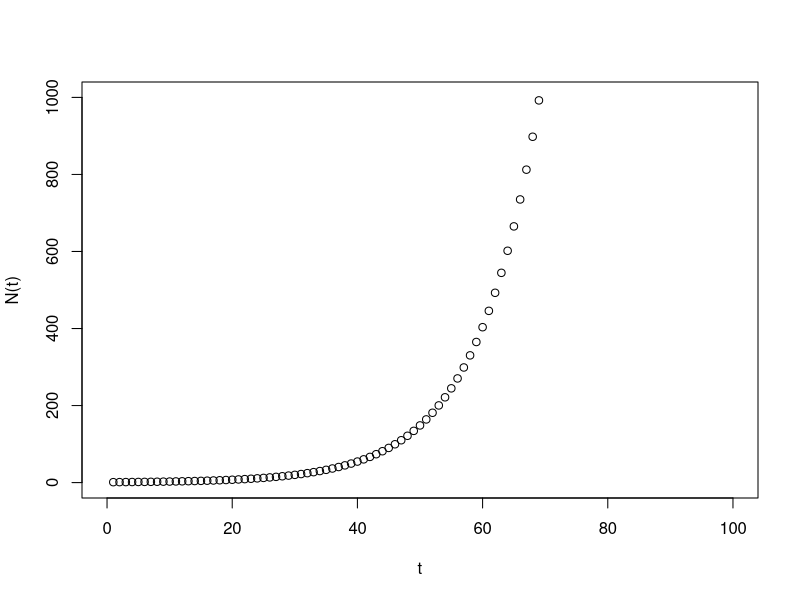
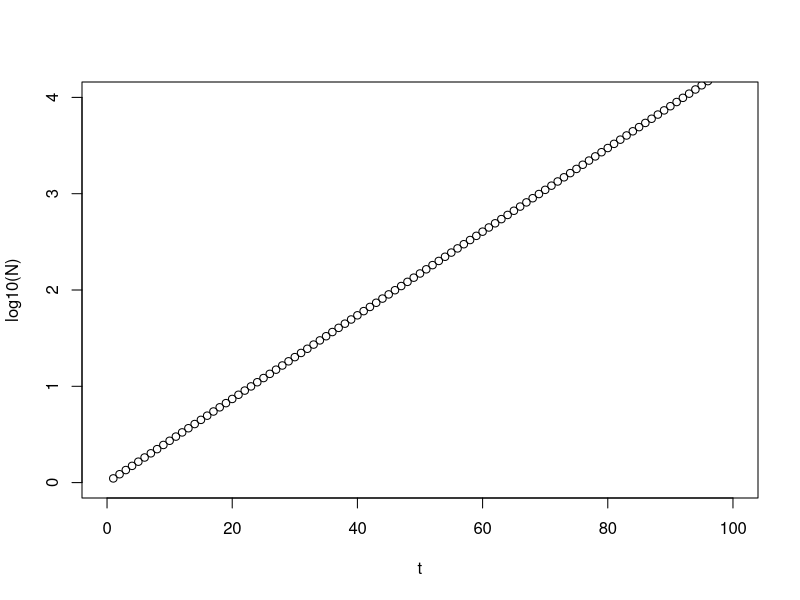
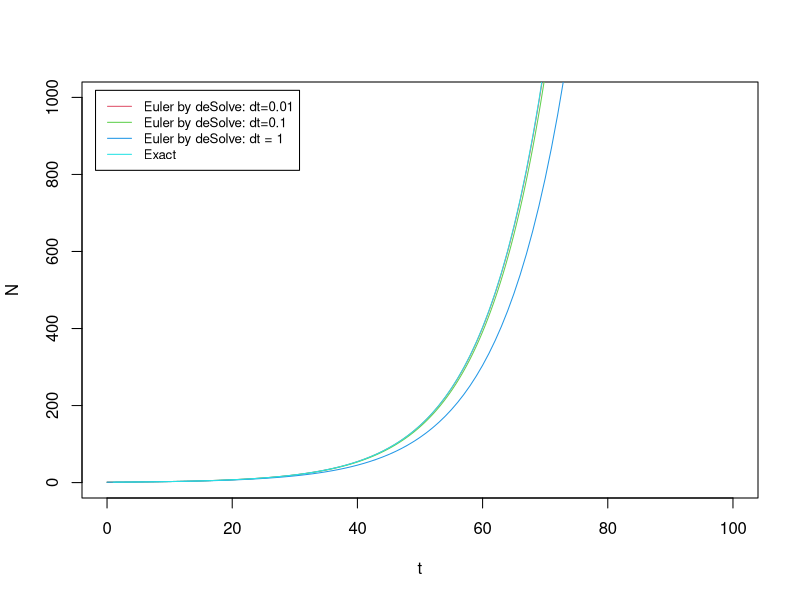
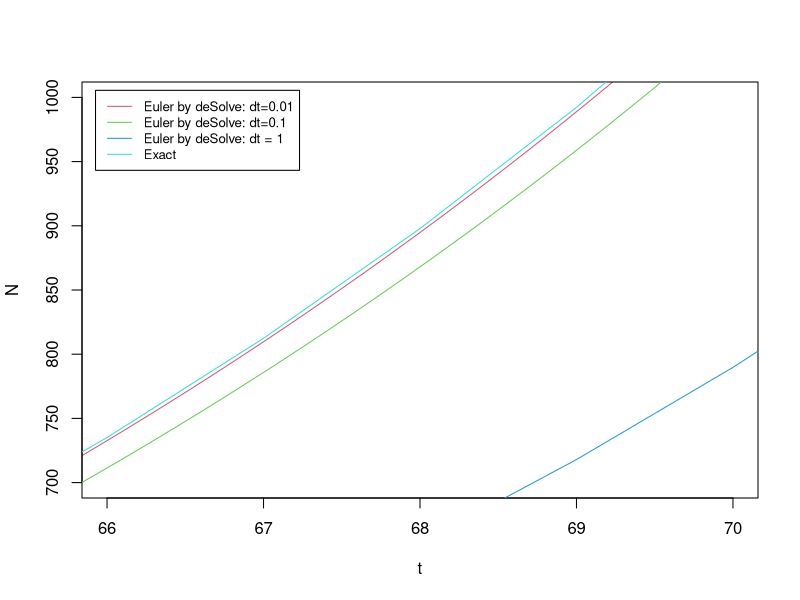
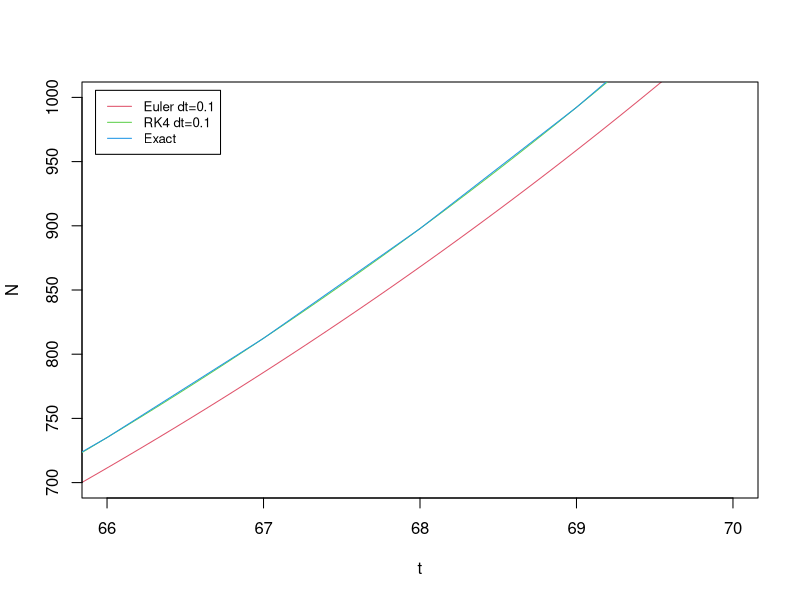
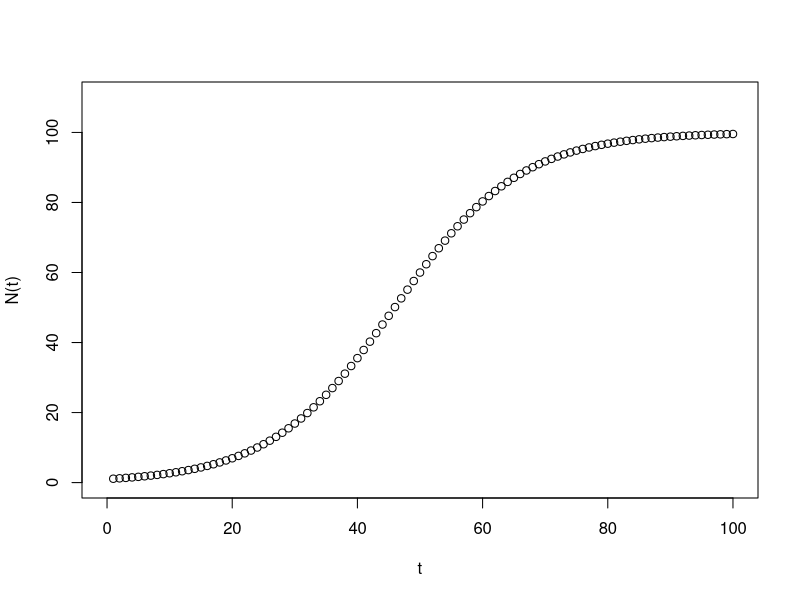

Here is the R script that generated these plots, in order:
## ---- chunk 1
knitr::opts_chunk$set(echo = TRUE)
## ---- chunk 2
N_t_exact <- function(t,r,N0) {   # the function to calculate N(t): exact solution
  return(N0*exp(r*t))
}

r = 0.1; N0 = 1     # specify the parameter r and the initial condition N0

N_t_exact(t=0, r, N0)   # checking: the initial condition
N_t_exact(t=1, r, N0)   # checking:  t = 1
N_t_exact(t=10, r, N0)   # checking:  t = 10
N_t_exact(t=20, r, N0)   # checking:  t = 20
N_t_exact(t=50, r, N0)   # checking:  t = 50
## ---- chunk 3
t = seq(1, 100, 1)   # all time points to be evaluated
nt1 = N_t_exact(t, r, N0)   # all N(t) values

plot(t, nt1, xlab="t", ylab="N(t)", xlim=c(0,100), ylim=c(0,1000))
## ---- chunk 4
plot(t, log10(nt1), xlab="t", ylab="log10(N)", xlim=c(0,100), ylim=c(0,4))
## ---- chunk 5
library(deSolve)  # a general ode solver
?deSolve # check help page if needed
dN_deSolve <- function(t, N, parms) { 
  return(list(r*N))
}
parms = c(r = 0.1)
N0 = 1
t_all_1 = seq(0, 100, 0.01)  # all t steps during the whole simulation, dt = 0.01
results_1 = ode(y = N0, times = t_all_1, func = dN_deSolve, parms = NULL, method = "euler")

t_all_2 = seq(0, 100, 0.1)  # all t steps during the whole simulation, dt = 0.1
results_2 = ode(y = N0, times = t_all_2, func = dN_deSolve, parms = NULL, method = "euler")

t_all_3 = seq(0, 100, 1)  # all t steps during the whole simulation, dt = 1
results_3 = ode(y = N0, times = t_all_3, func = dN_deSolve, parms = NULL, method = "euler")

plot(results_1[,1], results_1[,2], type = "l", col=2,
    xlab="t", ylab="N", xlim=c(0,100), ylim=c(0,1000))
lines(results_2[,1], results_2[,2], col=3)
lines(results_3[,1], results_3[,2], col=4)
lines(t, nt1, col=5)

legend("topleft", inset=0.02, 
       legend = c("Euler by deSolve: dt=0.01", "Euler by deSolve: dt=0.1",
                  "Euler by deSolve: dt = 1", "Exact"),
       col=2:5, lty=1, cex=0.8)
## ---- chunk 6
plot(results_1[,1], results_1[,2], type = "l", col=2,
    xlab="t", ylab="N", xlim=c(66,70), ylim=c(700,1000)) 
lines(results_2[,1], results_2[,2], col=3)
lines(results_3[,1], results_3[,2], col=4)
lines(t, nt1, col=5)

legend("topleft", inset=0.02, 
       legend = c("Euler by deSolve: dt=0.01", "Euler by deSolve: dt=0.1",
                  "Euler by deSolve: dt = 1", "Exact"),
       col=2:5, lty=1, cex=0.8)
## ---- chunk 7
dN <- function(t, N) { # define derivative function, equation (1)
  return(0.1*N)
}

# Euler_single is a generic function of Euler method for a single ODE 
Euler_single <- function(derivs, X0, t.total, dt){
  # derivs: the function of the derivatives 
  # X0: initial condition
  # t.total: total simulation time, assuming t starts from 0 at the beginning
  # dt: time step size 
  t_all = seq(0, t.total, by=dt)
  n_all = length(t_all)
  X_all = numeric(n_all)
  X_all[1] = X0
  for (i in 1:(n_all-1)) {
    X_all[i+1] = X_all[i] + dt * derivs(t_all[i],X_all[i])
  }
  return(cbind(t_all, X_all))   # the output is a matrix of t & X(t) for all time steps
}

# 4th order Runge-Kutta (RK4)
RK4 <- function(derivs, X0, t.total, dt){
  # derivs: the function of the derivatives 
  # X0: initial condition
  # t.total: total simulation time, assuming t starts from 0 at the beginning
  # dt: time step size 
  t_all = seq(0, t.total, by=dt)
  n_all = length(t_all)
  X_all = numeric(n_all)
  X_all[1] = X0
  for (i in 1:(n_all-1)) {
    t_0= t_all[i]
    t_0.5 = t_0 + 0.5*dt
    t_1 = t_0 + dt
    k1 = dt * derivs(t_0,X_all[i])
    k2 = dt * derivs(t_0.5,X_all[i] + k1/2)
    k3 = dt * derivs(t_0.5,X_all[i] + k2/2)
    k4 = dt * derivs(t_1,X_all[i] + k3)
    X_all[i+1] = X_all[i] + (k1+2*k2+2*k3+k4)/6
  }
  return(cbind(t_all, X_all))   # the output is a matrix of t & X(t) for all time steps
}

results_4 = Euler_single(dN, 1, 100, 0.1)
results_5 = RK4(dN, 1, 100, 0.1)

plot(results_4[,1], results_4[,2], type = "l", col=2,
    xlab="t", ylab="N", xlim=c(66,70), ylim=c(700,1000)) 
lines(results_5[,1], results_5[,2], col=3)
lines(t, nt1, col=4)

legend("topleft", inset=0.02, 
       legend = c("Euler dt=0.1", "RK4 dt=0.1", "Exact"),
       col=2:4, lty=1, cex=0.8)
## ---- chunk 8
logistic_exact <- function(t,r,B,N0) {   # the function to calculate logistic growth: exact solution
  return(N0*B/(N0+(B-N0)*exp(-r*t)))
}

N0 = 1; r = 0.1; B= 100
t = seq(1, 100, 1)   # all time points to be evaluated
nt2 = logistic_exact(t, r, B, N0)   # all N(t) values

plot(t, nt2, xlab="t", ylab="N(t)", xlim=c(0,100), ylim=c(0,110))
